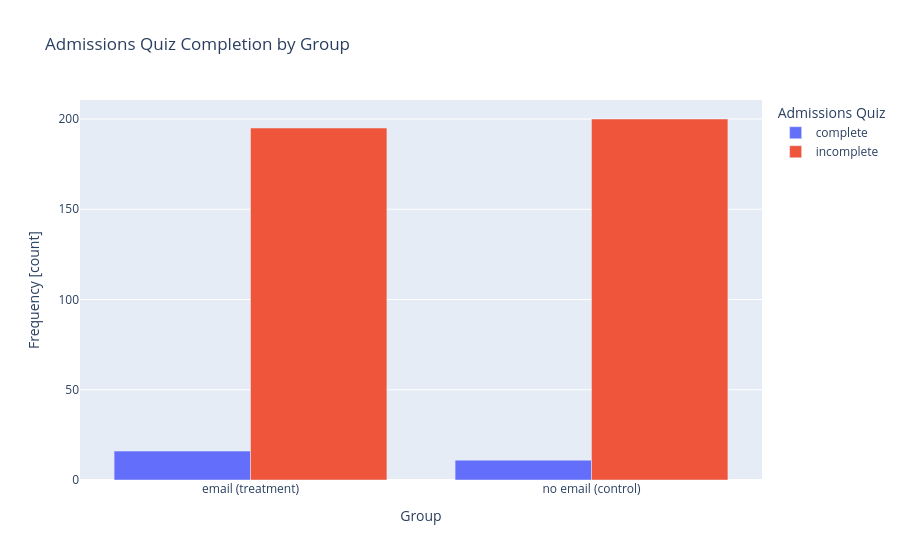

The notebook cell this image was saved under:
### Markdown cell above
18. Bar chart berkelompok untuk frekuensi penyelesaian kuis per grup.

### Code cell
fig = px.bar(
    data_frame=data,
    barmode="group",
    title="Admissions Quiz Completion by Group",
)
fig.update_layout(
    xaxis_title="Group",
    yaxis_title="Frequency [count]",
    legend={"title": "Admissions Quiz"},
)
fig.show()

### Figure 1 — Plotly figure (JSON) as saved in the notebook; plotly's stock layout.template omitted (floating-point values rounded to 4 significant figures)
{"data": [{"alignmentgroup": "True", "hovertemplate": "admissionsQuiz=complete<br>group=%{x}<br>value=%{y}<extra></extra>", "legendgroup": "complete", "marker": {"color": "#636efa", "pattern": {"shape": ""}}, "name": "complete", "offsetgroup": "complete", "orientation": "v", "showlegend": true, "textposition": "auto", "type": "bar", "x": ["email (treatment)", "no email (control)"], "xaxis": "x", "y": [16, 11], "yaxis": "y"}, {"alignmentgroup": "True", "hovertemplate": "admissionsQuiz=incomplete<br>group=%{x}<br>value=%{y}<extra></extra>", "legendgroup": "incomplete", "marker": {"color": "#EF553B", "pattern": {"shape": ""}}, "name": "incomplete", "offsetgroup": "incomplete", "orientation": "v", "showlegend": true, "textposition": "auto", "type": "bar", "x": ["email (treatment)", "no email (control)"], "xaxis": "x", "y": [195, 200], "yaxis": "y"}], "layout": {"barmode": "group", "legend": {"title": {"text": "Admissions Quiz"}, "tracegroupgap": 0}, "title": {"text": "Admissions Quiz Completion by Group"}, "xaxis": {"anchor": "y", "domain": [0, 1], "title": {"text": "Group"}}, "yaxis": {"anchor": "x", "domain": [0, 1], "title": {"text": "Frequency [count]"}}}}
